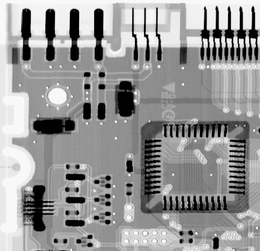
%> input picture 数字图像处理实验/Lab5/IMAGES/ckt-board-orig.tif, 260 x 251 px, shrunk from 464 x 448 before the run
$ octave p5a22.m   (GNU Octave 9; MATLAB toolbox functions it lacks are replaced by stand-ins)
%> lines starting %> are read from the running program, lines starting %| are printed output that depends on the picture
clc;clear;close all;
image1 = imread('ckt-board-orig.tif');
%> image1 is the input picture: size 251x260 uint8; min 0, max 255, mean 151
image1 = im2double(image1);
%> image1: size 251x260 double
image2 = imnoise(image1,'salt & pepper',0.1);
image3 = imnoise(image2,'gaussian',0,0.01);
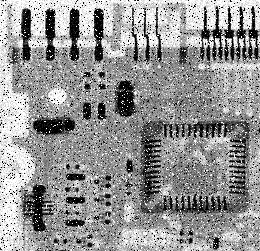
%> image3: size 251x260 double; min 0, max 1, mean 0.582
% imshow(image3);
% title('impulse noise p_a=p_b=0.1 and gaussian noise m=0,var=0.01');
[x,y] = size(image2);
%> x = 251; y = 260
image4 = zeros(size(image1));   % Arithmetic Mean Filter,
image5 = ones(size(image1));   % Geometric Mean Filter
image6 = zeros(size(image1));   % Median Filter
image7 = zeros(size(image1));   % Alpha-trimmed mean filter
alpha1 = 6;
for i=3:x-2
    for j = 3:y-2
        s1 = image2(i-2:i+2,j-2:j+2);
        image4(i,j) = mean(s1(:));
        image5(i,j) = prod(s1(:)).^(1/25);
        image6(i,j) = median(s1(:));
        s1_sorted = sort(s1);
        image7(i,j) = mean(s1_sorted(1+alpha1:25-alpha1));
    end
end
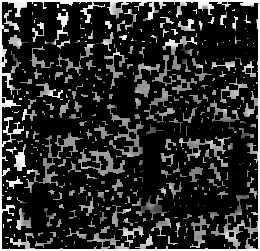
%> image5: size 251x260 double; min 0, max 1, mean 0.173
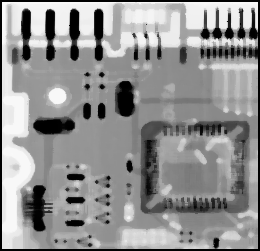
%> image6: size 251x260 double; min 0, max 0.976, mean 0.573
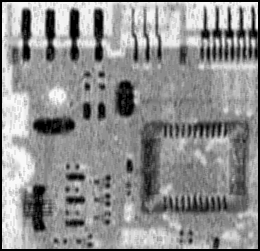
%> image7: size 251x260 double; min 0, max 0.979, mean 0.56
% [6 lines of commented-out code are left out]
figure;
imshow(image6)
title('5*5 Median Filter ')
figure;
imshow(image7)
title(['5*5 Alpha-trimmed mean filter where alpha = ',num2str(alpha1)])
image8 = image6-image7;
image9 = 1 - (image6-image7);
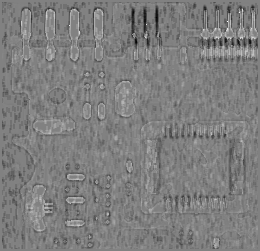
%> image9: size 251x260 double; min 0.421, max 1.56, mean 0.988; drawn with min black and max white
figure;
imshow(image8);
title(['difference between two Filter where alpha=',num2str(alpha1)])
figure;
h1 = histogram(image6(:));
h1.FaceAlpha = 0.3; %调整透明度
h1.Normalization = 'probability';
hold on;
h2 = histogram(image7(:));
h2.FaceAlpha = 0.3; %调整透明度
h2.Normalization = 'probability';
legend('Median Filter','Alpha-trimmed mean filter')
title('histogram difference between two Filters');
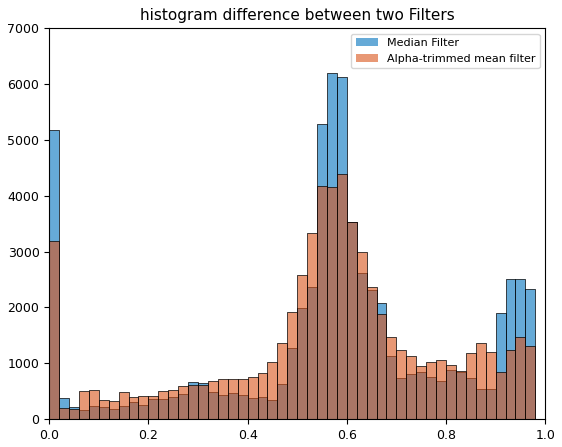
%> figure redrawn from the program's plot data; tallest bar 6203 high, from x = 0.56 to 0.58; tallest bar 4390 high, from x = 0.58 to 0.6
figure;
imshow(image9);
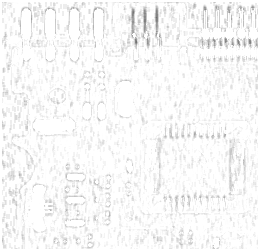
%> displayed picture: size 251x260, on the screen's scale of 0 to 255; min 107, max 255, mean 247.3
title(['difference between two Filter where alpha=',num2str(alpha1)])
